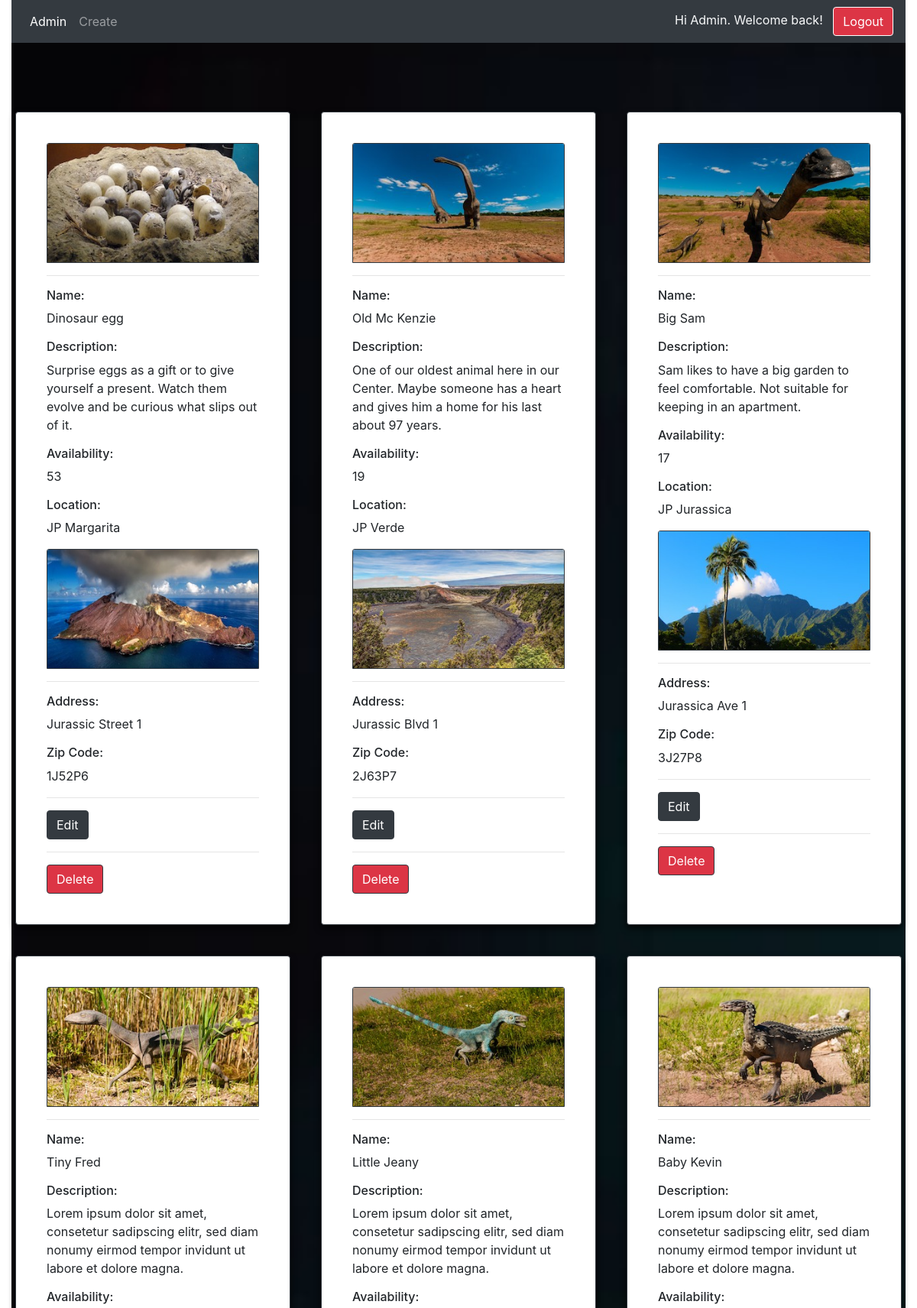
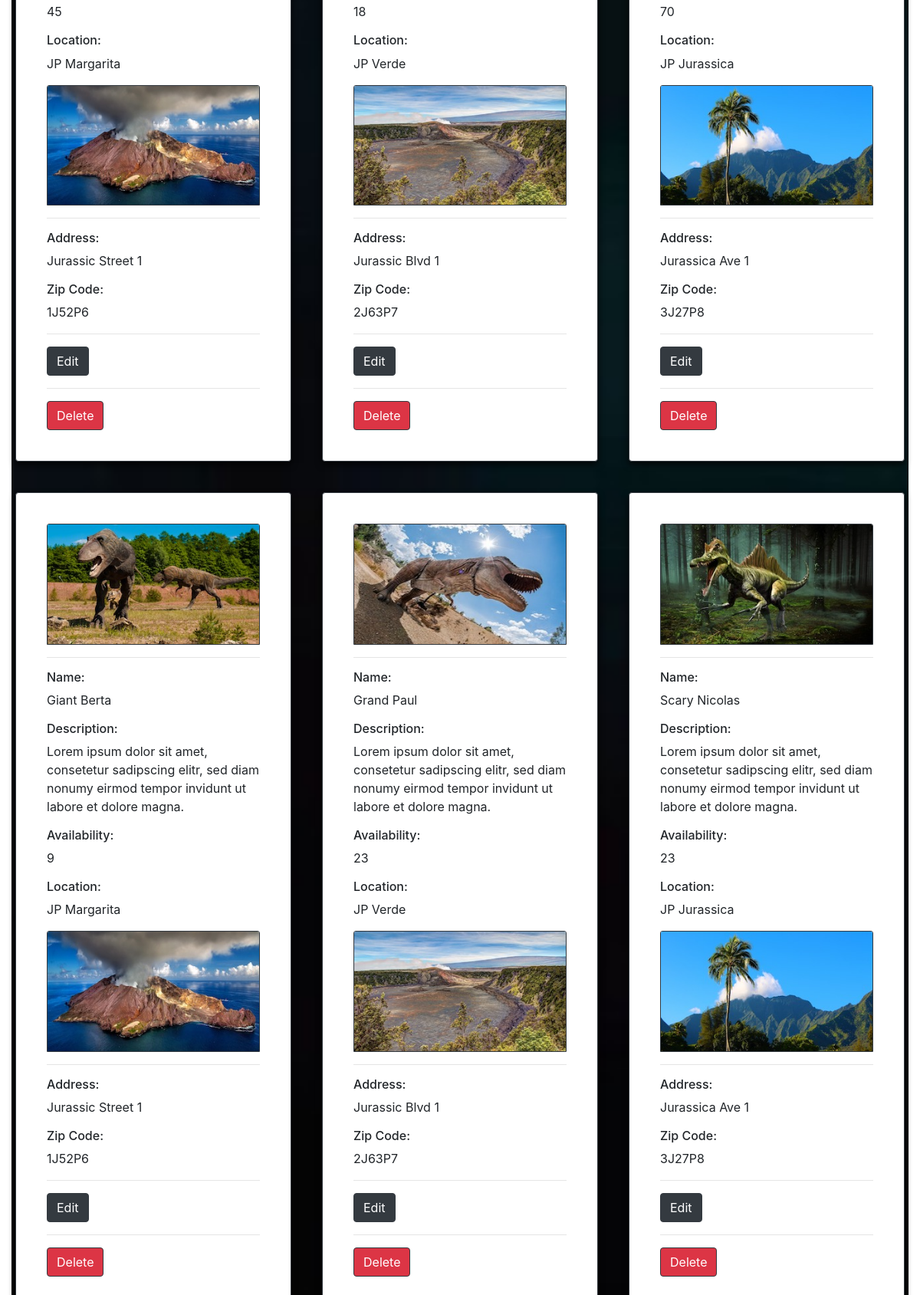
The page /admin.php (signed in, upper part) on the database its author committed (2 pictures, top to bottom).
### tables this page shows
CREATE TABLE `users` (
  `userId` int(11) NOT NULL,
  `userName` varchar(30) NOT NULL,
  `userEmail` varchar(60) NOT NULL,
  `userPass` varchar(255) NOT NULL,
  `status` enum('user','admin') NOT NULL DEFAULT 'user'
);

CREATE TABLE `animals` (
  `id` int(11) NOT NULL,
  `img` varchar(50) NOT NULL,
  `name` varchar(50) NOT NULL,
  `description` varchar(500) NOT NULL,
  `availability` int(10) NOT NULL,
  `island` varchar(50) NOT NULL,
  `loc_img` varchar(50) NOT NULL,
  `loc_name` varchar(50) NOT NULL,
  `address` varchar(50) NOT NULL,
  `zip` varchar(50) NOT NULL,
  `size` varchar(15) DEFAULT NULL,
  `age` int(10) DEFAULT NULL,
  `hobbies` varchar(50) DEFAULT NULL,
  `active` int(1) NOT NULL DEFAULT 0
);

### admin.php (the view, shortened to what this page needs)
<?php
require_once 'dbconnect.php';
$res=mysqli_query($conn, "SELECT * FROM users WHERE userId=".$_SESSION['admin']);
$userRow=mysqli_fetch_array($res, MYSQLI_ASSOC);
?>
<!DOCTYPE html>
<html lang="en">
<head>
    <link rel="stylesheet" type="text/css" href="styles/styles1.css" />
    <link rel="stylesheet" type="text/css" href="https://maxcdn.bootstrapcdn.com/font-awesome/4.7.0/css/font-awesome.min.css" />
    <link rel="stylesheet" href="https://stackpath.bootstrapcdn.com/bootstrap/4.5.0/css/bootstrap.min.css">
</head>
<body>
<div class="container-fluid">
    <nav class="navbar navbar-expand-lg navbar-dark bg-dark">
    <div class="collapse navbar-collapse" id="navbarNavDropdown">
        <ul class="navbar-nav">
        <li class="nav-item active">
            <a class="nav-link" href="admin.php">Admin<span class="sr-only">(current)</span></a>
        </li>
        <li class="nav-item">
            <a class="nav-link" href="create.php">Create</a>
        </li>
        </ul>
    </div>
    <span class="text-light">Hi <?php echo $userRow['userName' ]; ?>. Welcome back!&nbsp&nbsp
    <a class="btn btn-danger border border-white" href="logout.php?logout">Logout</a></span>
    </nav>
<div class="parallax_section1 parallax_image">
</div>
<div class="parallax_section2 parallax_image">
  <div class="row">
            <?php
                    $sql = "SELECT * FROM animals WHERE active = 0";
                    $result = $conn->query($sql);
                    if($result->num_rows > 0) {
                        while($row = $result->fetch_assoc()) {
                      echo
            "<div class='card card1 border-dark'>
                <div class='card-body'>
                   <img class='card-img-top border border-dark' src=".$row['img']." alt='Card image cap'>
                                <hr>
                                <h6 class='card-text'>Name:</h6><p>" .$row['name']."</p>
                                <h6 class='card-text'>Description:</h6><p>" .$row['description']."</p>
                                <h6 class='card-text'>Availability:</h6><p>" .$row['availability']."</p>
                                <h6 class='card-text'>Location:</h6><p>" .$row['loc_name']."</p>
                                <img class='card-img-top border border-dark' src=".$row['loc_img']." alt='Card image cap'>
                                <hr>
                                <h6 class='card-text'>Address:</h6><p>" .$row['address']."</p>
                                <h6 class='card-text'>Zip Code:</h6><p>" .$row['zip']."</p>
                                <hr>
                                <a href='update.php?id=" .$row['id']."'><button class='btn btn-dark border border-dark' type='button'>Edit</button></a><hr>
                                <td><a href='delete.php?id=" .$row['id']."'><button class='btn btn-danger border border-dark' type='button'>Delete</button></a>
                </div>
            </div>";
            }
                     } else  {
                    echo  "<tr><td colspan='5'><center>No Data Avaliable</center></td></tr>";
                    }
                    ?>
    </div>
</div>
</div>
</body>
</html>

### styles/styles1.css (style rules this page uses)
body { font-family: "Roboto", sans-serif; }
.parallax_section1 { height: 70px; background-repeat: no-repeat; background-attachment: fixed; background-size: cover; background-position: 100% auto; position: relative; }
.parallax_section2 { min-height: 250px; background-repeat: no-repeat; background-attachment: fixed; background-size: cover; background-position: 100% auto; position: relative; }
.parallax_image { background-image: url(../img/parallax.jpg); }
.row { display: flex; flex-wrap: wrap; justify-content: space-around; }
.card { margin: 20px 10px 20px 10px; padding: 20px 20px 20px 20px; transition: all 0.5s; box-shadow: 0 4px 8px 0 rgba(0, 0, 0, 0.8); }
.card1 { margin: 20px 10px 20px 10px; padding: 20px 20px 20px 20px; max-width: 30vw; transition: all 0.5s; box-shadow: 0 4px 8px 0 rgba(0, 0, 0, 0.8); }

### rows shown on the page
users: userName "Admin"
animals: img (picture), name "Dinosaur egg", description "Surprise eggs as a gift or to give yourself a present. Watch them evolve and be curious what slips out of it.", availability "53", loc_name "JP Margarita", loc_img (picture), address "Jurassic Street 1", zip "1J52P6"
animals: img (picture), name "Old Mc Kenzie", description "One of our oldest animal here in our Center. Maybe someone has a heart and gives him a home for his last about 97 years.", availability "19", loc_name "JP Verde", loc_img (picture), address "Jurassic Blvd 1", zip "2J63P7"
animals: img (picture), name "Big Sam", description "Sam likes to have a big garden to feel comfortable. Not suitable for keeping in an apartment.", availability "17", loc_name "JP Jurassica", loc_img (picture), address "Jurassica Ave 1", zip "3J27P8"
animals: img (picture), name "Tiny Fred", description "Lorem ipsum dolor sit amet, consetetur sadipscing elitr, sed diam nonumy eirmod tempor invidunt ut labore et dolore magna.", availability "45", loc_name "JP Margarita", loc_img (picture), address "Jurassic Street 1", zip "1J52P6"
animals: img (picture), name "Little Jeany", description "Lorem ipsum dolor sit amet, consetetur sadipscing elitr, sed diam nonumy eirmod tempor invidunt ut labore et dolore magna.", availability "18", loc_name "JP Verde", loc_img (picture), address "Jurassic Blvd 1", zip "2J63P7"
animals: img (picture), name "Baby Kevin", description "Lorem ipsum dolor sit amet, consetetur sadipscing elitr, sed diam nonumy eirmod tempor invidunt ut labore et dolore magna.", availability "70", loc_name "JP Jurassica", loc_img (picture), address "Jurassica Ave 1", zip "3J27P8"
animals: img (picture), name "Giant Berta", description "Lorem ipsum dolor sit amet, consetetur sadipscing elitr, sed diam nonumy eirmod tempor invidunt ut labore et dolore magna.", availability "9", loc_name "JP Margarita", loc_img (picture), address "Jurassic Street 1", zip "1J52P6"
animals: img (picture), name "Grand Paul", description "Lorem ipsum dolor sit amet, consetetur sadipscing elitr, sed diam nonumy eirmod tempor invidunt ut labore et dolore magna.", availability "23", loc_name "JP Verde", loc_img (picture), address "Jurassic Blvd 1", zip "2J63P7"
animals: img (picture), name "Scary Nicolas", description "Lorem ipsum dolor sit amet, consetetur sadipscing elitr, sed diam nonumy eirmod tempor invidunt ut labore et dolore magna.", availability "23", loc_name "JP Jurassica", loc_img (picture), address "Jurassica Ave 1", zip "3J27P8"
